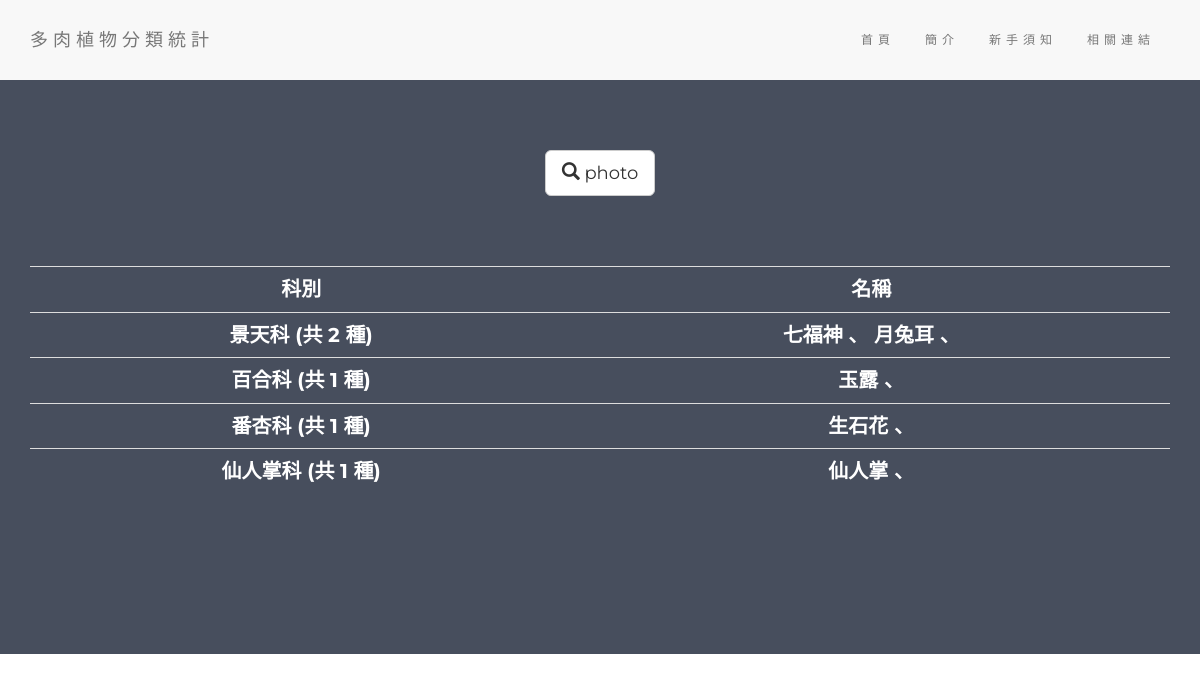
The page /plantlist/ on the database its author committed.
### plants/models.py (models this page shows, shortened)
class  Plantkind(models.Model):
	name = models.CharField(max_length=20)
	introduce = models.CharField(max_length=50, blank=True)

class  Plant(models.Model):
	name = models.CharField(max_length=20)
	plantkind = models.ForeignKey(Plantkind)

### plants/views.py (the view)
# urls.py: url(r'^plantlist/$', plantlist),
def plantlist(request):
	plants = Plant.objects.all()
	kinds = Plantkind.objects.all()
	return render_to_response('plant.html',locals())

### plants/templates/plant.html (shortened to what this page needs)
<!DOCTYPE html>
<html lang="">
<head>
  <link rel="stylesheet" href="http://maxcdn.bootstrapcdn.com/bootstrap/3.3.6/css/bootstrap.min.css">
</head>
	<body>
<nav class="navbar navbar-default">
  <div class="container">
    <div class="navbar-header">
      <a class="navbar-brand" href="#">多肉植物分類統計</a>
    </div>
    <div class="collapse navbar-collapse" id="myNavbar">
      <ul class="nav navbar-nav navbar-right">
        <li><a href="/homepage/">首頁</a></li>
        <li><a href="/introduce/">簡介</a></li>
        <li><a href="/newbie/">新手須知</a></li>
        <li><a href="/link/">相關連結</a></li>
      </ul>
    </div>
  </div>
</nav>
<div class="container-fluid bg text-center">
  <a href="/photo/" class="btn btn-default btn-lg">
    <span class="glyphicon glyphicon-search"></span> photo
  </a>
<div class="container-fluid">
	<div class="table-responsive" >
 	 	<table class="table ">
 	 		<tr>
	 	 		<th>科別</th>
	 	 		<th>名稱</th>
	 	 	</tr>
			{% for kind in kinds %}
			<tr>
				<th>{{kind.name}}  (共 {{ kind.plant_set.all|length }} 種)</th>
				<th>
				{% for plant in kind.plant_set.all %}
				{{plant.name}} 、
				{% endfor%}
				</th>
			</tr>
			{% endfor%}
		</table>
</div>
</body>
</html>

### plants/templates/plant.html (style rules this page uses)
body { font: 20px Montserrat, sans-serif; line-height: 1.8; color: #f5f6f7; }
th { text-align: center; }
.bg { background-color: #474e5d; color: #ffffff; }
.container-fluid { padding-top: 70px; padding-bottom: 70px; }
.navbar { padding-top: 15px; padding-bottom: 15px; border: 0; border-radius: 0; margin-bottom: 0; font-size: 12px; letter-spacing: 5px; }

### rows shown on the page
Plantkind: name "景天科", plant_set.all|length "2"
Plant: name "七福神"
Plant: name "月兔耳"
Plantkind: name "百合科", plant_set.all|length "1"
Plant: name "玉露"
Plantkind: name "番杏科", plant_set.all|length "1"
Plant: name "生石花"
Plantkind: name "仙人掌科", plant_set.all|length "1"
Plant: name "仙人掌"
